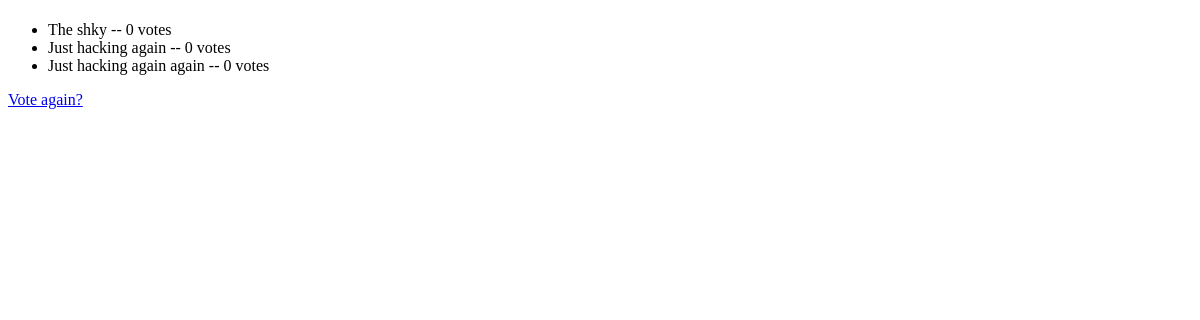
The app's page /polls/1/results/, older data.
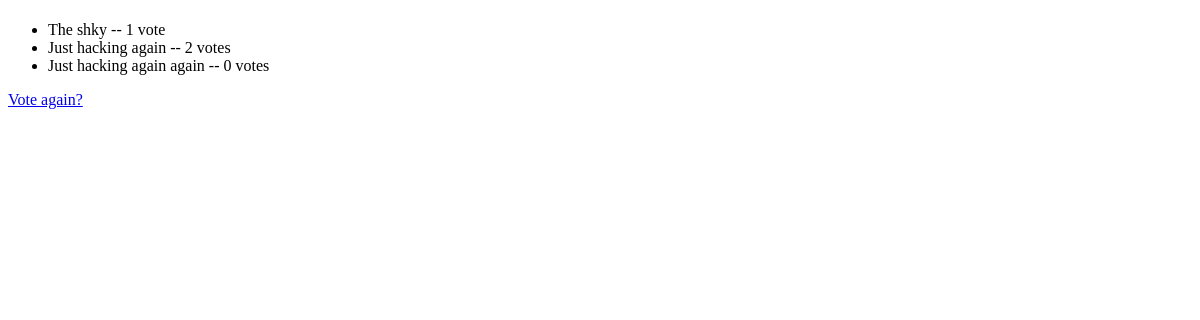
The same page, newer data.
### polls/models.py (models this page shows, shortened)
class Choice(models.Model):
	question = models.ForeignKey(Question, on_delete = models.CASCADE)
	choice_text = models.CharField(max_length = 200)
	votes = models.IntegerField(default = 0)

### polls/views.py (the view)
# urls.py: url(r'^(?P<pk>[0-9]+)/results/$', views.ResultsView.as_view(), name = 'results'),
class ResultsView(generic.DetailView):
	model = Question
	template_name = 'polls/results.html'

### templates/polls/results.html (shortened to what this page needs)
<!DOCTYPE html>
<html>
<head>
</head>
<body>
	<ul>
		{% for choice in question.choice_set.all %}
			<li>
				{{ choice.choice_text }} -- {{ choice.votes }} vote{{ choice.votes|pluralize }}
			</li>
		{% endfor %}
	</ul>
	<a href="{% url 'polls:detail' question.id %}">Vote again?</a>
</body>
</html>

Row changes from the older to the newer data that the page shows:
changed Choice "The shky": votes "0" → "1"
changed Choice "Just hacking again": votes "0" → "2"
